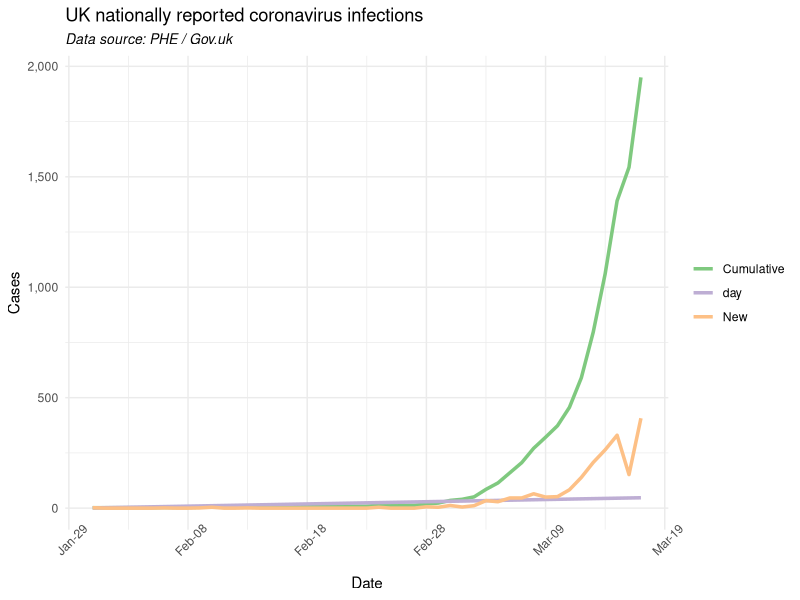

Source code (R): (Note: this script raises an error after producing the figure.)

# Load packages
lapply(c("Cairo", "datapasta", "dplyr", "prophet", 
         "lubridate", "ggplot2", "tidyr", "scales"),
       require,
       character.only=TRUE)

# Set ggplot defaults
theme_set(
  theme_minimal() +
    theme(legend.position = "right",
          plot.subtitle = element_text(face = "italic"
                                       , family = "sans"
                                       , size=10))
)


# Import and format date, sources from gov.uk/. PHE site on 18/03/2020
cases <- read.csv("DailyConfirmedCases.csv", stringsAsFactors = FALSE)
colnames(cases) <- c("dt", "New", "Cumulative")
cases$dt <- as.Date(cases$dt, "%d/%m/%Y")

# Strip commas out of thousands (Excel, honestly...)
cases$Cumulative <- as.integer(gsub(",", "", cases$Cumulative))

# Row ide for timeperiod
cases$day <- row(cases)[,1]


# Quick plot of cases
cases %>% 
pivot_longer(cols = -dt
             , values_to = "cases"
             , names_to = "type") %>% 
ggplot(aes(x=dt, y=cases, col=factor(type)))+
  geom_line(size=1.2)+
  labs(title= "UK nationally reported coronavirus infections",
       subtitle = "Data source: PHE / Gov.uk",
       x = "Date", y = "Cases") +
  scale_color_brewer(type="qual")+
  scale_y_continuous(label = comma)+
  scale_x_date(date_breaks = "10 day", date_labels = "%b-%d")+
  theme(axis.text.x = element_text(angle = 45),
        legend.title = element_blank())



# Trying prophet pacakge from Facebook
# Subset and rename for prophet package
cases_prophet <- cases[1:2]
colnames(cases_prophet) <- c("ds", "y")

# Model
prop_lin <- prophet(cases_prophet, growth = "logistic")


# Predict future
future <- make_future_dataframe(prop_lin, periods = 10, freq = "day", include_history = TRUE)

prophet_forcast <- predict(prop_lin, future)

plot(prop_lin, prophet_forcast)



# Simply exponential model



mod1<- lm(log(New) ~ day, data=cases[30:47,])

plot(mod1)
summary(mod1)

exp(predict(mod1, newdata=data.frame(day=48)))



mod2<- lm(New ~ poly(day,2), data=cases[30:47,])

plot(mod2)
summary(mod2)

predict(mod2, newdata=data.frame(day=48))


mod3<- lm(log(New) ~ poly(day,2), data=cases[30:47,])

plot(mod3)
summary(mod3)

exp(predict(mod3, newdata=data.frame(day=48)))


new<- data.frame(days=seq(48, 60,1), cases=exp(predict(mod1, newdata=data.frame(day=seq(48,60,1)))))

new2<- rbind(cbind(days = cases$day, cases=cases$New, fcast=0),
             cbind(new, fcast=1))
new2$fcast <- factor(new2$fcast, labels=c("Reported", "Forecast"))

ggplot(new2, aes(x=days, y=cases, col=factor(fcast)))+
  geom_line(size=1.2)+
  labs(title= "UK nationally reported coronavirus predictions",
       subtitle = "Data source: PHE / Gov.uk",
       x = "Day (star 31st Jan 20)", y = "Cases") +
  scale_color_brewer(type="qual")+
  scale_y_continuous(label = comma)+
  #scale_x_date(date_breaks = "10 day", date_labels = "%b-%d")+
  theme(axis.text.x = element_text(angle = 45),
        legend.title = element_blank())
